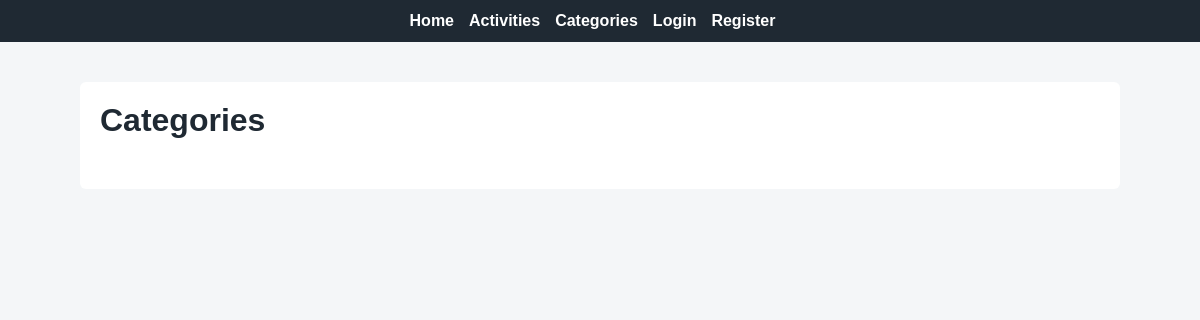
Page /categories on the earlier database version.
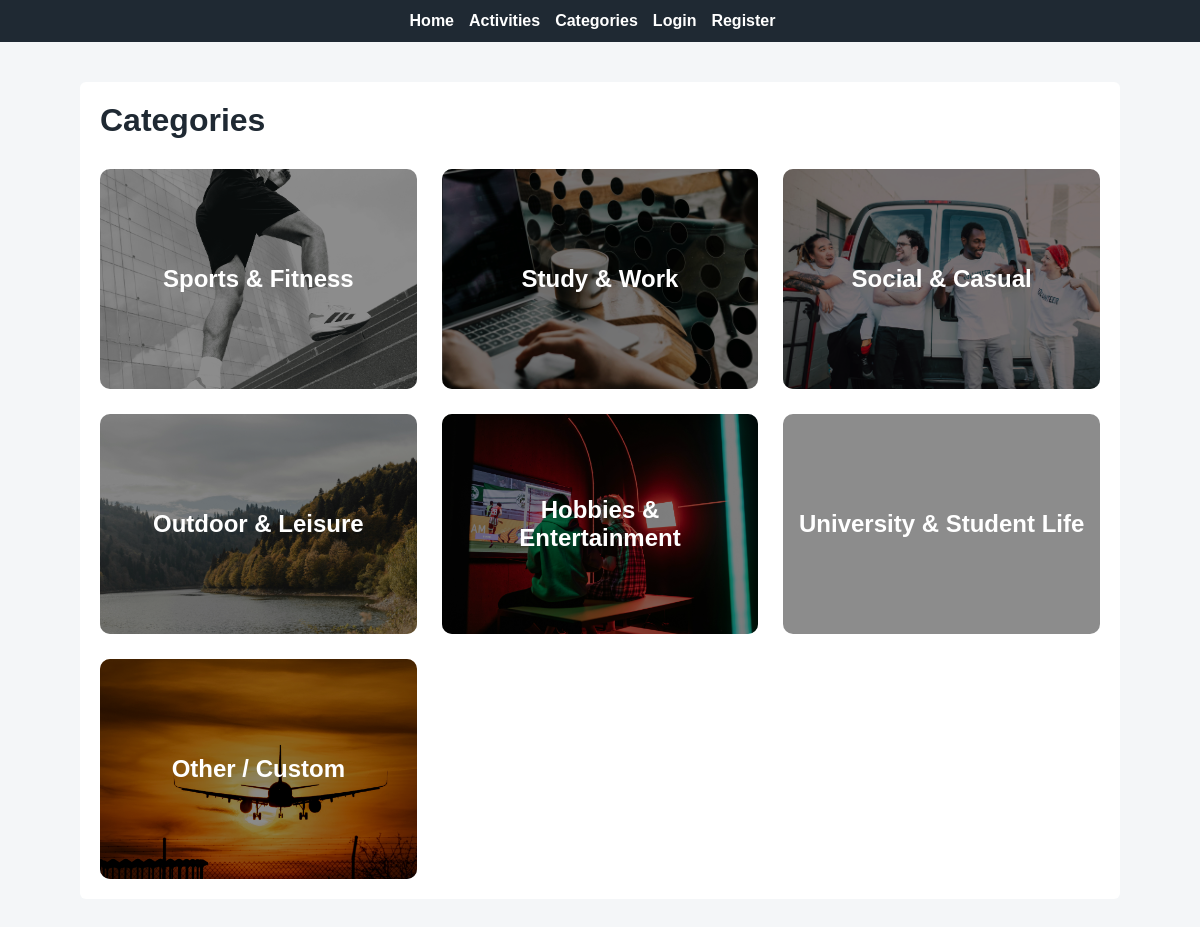
Same page on the later database version.
### app/models.py (models this page shows, shortened)
class Category(db.Model):
    __tablename__ = 'categories'
    id = db.Column(db.Integer, primary_key=True)
    name = db.Column(db.String(100), unique=True, nullable=False)
    description = db.Column(db.Text)
    created_at = db.Column(db.DateTime, default=datetime.now(timezone.utc))
    activity_types = db.relationship('ActivityType', backref='category', lazy='dynamic')

### app/routes.py (the view)
@app.route("/categories")
def categories():
    categories = Category.query.all()
    return render_template("categories.html", categories=categories)

### app/routes.py (called while the page is built)
@app.before_request
def before_request():
    if current_user.is_authenticated:
        current_user.last_seen = datetime.now(timezone.utc)
        db.session.commit()

### app/templates/categories.html
{% extends "base.html" %}
{% block content %}
<h1>Categories</h1>
<div class="categories-grid">
    {% for category in categories %}
        <a href="{{ url_for('category_detail', id=category.id) }}"
           class="category-card category-{{ category.id }}">
            <div class="category-overlay">
                <h2>{{ category.name }}</h2>
            </div>
        </a>
    {% endfor %}
</div>
{% endblock %}

### app/templates/base.html (shortened to what this page needs)
<!DOCTYPE html>
<html lang="en">
<head>
    <link rel="stylesheet" href="{{ url_for('static', filename='css/style.css') }}">
</head>
<body>
<nav>
    <a href="/">Home</a>
    <a href="/activities">Activities</a>
    <a href="/categories">Categories</a>
    {% if current_user.is_anonymous %}
      <a href="{{ url_for('login') }}">Login</a>
      <a href="/register">Register</a>
      {% else %}
      <a href="{{url_for('profile', username=current_user.username)}}">Profile</a>
      <a href="{{ url_for('logout') }}">Logout</a>
      {% endif %}
</nav>
<main>
    {% block content %}
    {% endblock %}
</main>
</body>
</html>

### app/static/css/style.css (style rules this page uses)
body { font-family: Arial, Helvetica, sans-serif; margin: 0; padding: 0; background-color: #f4f6f8; color: #333; }
main { max-width: 1000px; margin: 40px auto; padding: 20px; background-color: #ffffff; border-radius: 6px; }
nav { background-color: #1f2933; padding: 12px 20px; display: flex; justify-content: center; }
nav a { color: #ffffff; text-decoration: none; margin-right: 15px; font-weight: bold; }
h1 { margin-top: 0; color: #1f2933; }
.categories-grid { display: grid; grid-template-columns: repeat(auto-fit, minmax(260px, 1fr)); gap: 25px; margin-top: 30px; }
.category-card { position: relative; height: 220px; border-radius: 10px; overflow: hidden; text-decoration: none; background-size: cover; background-position: center; transition: transform 0.2s ease, box-shadow 0.2s ease; }
.category-overlay { position: absolute; inset: 0; background: rgba(0, 0, 0, 0.45); display: flex; align-items: center; justify-content: center; }
.category-overlay h2 { color: white; font-size: 1.5em; text-align: center; padding: 0 15px; }
.category-1 { background-image: url("/static/images/sport_fit.jpg"); }
.category-2 { background-image: url("/static/images/work.jpg"); }
.category-3 { background-image: url("/static/images/social.jpg"); }
.category-4 { background-image: url("/static/images/outdoor.jpg"); }
.category-5 { background-image: url("/static/images/gaming.jpg"); }
.category-6 { background-image: url("/static/images/study.jpg"); }
.category-7 { background-image: url("/static/images/custom.jpg"); }

Differences in the rows shown:
added Category: shows a picture, name "Sports & Fitness"
added Category: shows a picture, name "Study & Work"
added Category: shows a picture, name "Social & Casual"
added Category: shows a picture, name "Outdoor & Leisure"
added Category: shows a picture, name "Hobbies & Entertainment"
added Category: name "University & Student Life"
added Category: shows a picture, name "Other / Custom"
